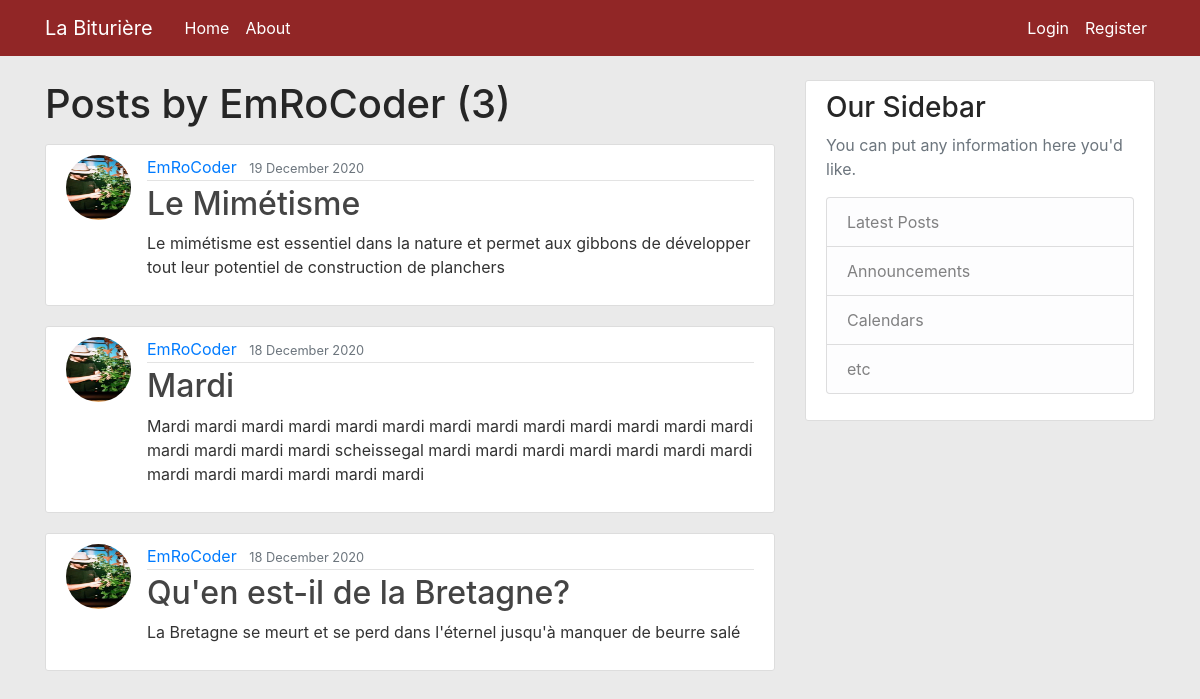
The app's page /user/EmRoCoder with its own data.
### blog/models.py (models this page shows, shortened)
class Post(models.Model):
    title = models.CharField(max_length=100)
    content = models.TextField()
    date_posted = models.DateTimeField(default=timezone.now)
    author = models.ForeignKey(User, on_delete=models.CASCADE)

### users/models.py (models this page shows, shortened)
class Profile(models.Model):
    user = models.OneToOneField(User, on_delete=models.CASCADE)
    image = models.ImageField(default='default.jpg', upload_to='profile_pics')

### blog/views.py (the view)
# urls.py: path('user/<str:username>', UserPostListView.as_view(), name='user-posts'),
class UserPostListView(ListView):
    model = Post
    template_name = 'blog/user_posts.html'
    context_object_name = 'posts'
    ordering = ['-date_posted']
    paginate_by = 5
    def get_queryset(self):
        user = get_object_or_404(User, username=self.kwargs.get('username'))
        return Post.objects.filter(author=user).order_by('-date_posted')

### blog/templates/blog/user_posts.html (shortened to what this page needs)
{% extends "blog/base.html" %}
{% block content %}
    <h1 class="mb-3">Posts by {{ view.kwargs.username }} ({{ page_obj.paginator.count }})</h1>
    {% for post in posts %}
        <article class="media content-section">
          <img class="rounded-circle article-img" src="{{ post.author.profile.image.url }}">
          <div class="media-body">
            <div class="article-metadata">
              <a class="mr-2" href="{% url 'user-posts' post.author.username %}">{{ post.author }}</a>
              <small class="text-muted">{{ post.date_posted|date:"d F Y" }}</small>
            </div>
            <h2><a class="article-title" href="{% url 'post-detail' post.id %}">{{ post.title }}</a></h2>
            <p class="article-content">{{ post.content }}</p>
          </div>
        </article>
    {% endfor %}
{% endblock content %}

### blog/static/blog/main.css (style rules this page uses)
body { background: #eaeaea; color: #333333; margin-top: 5rem; }
h1, h2, h3, h4, h5, h6 { color: #262626; }
.content-section { background: #ffffff; padding: 10px 20px; border: 1px solid #dddddd; border-radius: 3px; margin-bottom: 20px; }
.article-title { color: #444444; }
.article-content { white-space: pre-line; }
.article-img { height: 65px; width: 65px; margin-right: 16px; }
.article-metadata { padding-bottom: 1px; margin-bottom: 4px; border-bottom: 1px solid #e3e3e3 }

### records on screen
Post: author.profile.image (picture), author "EmRoCoder", date_posted "19 December 2020", title "Le Mimétisme", content "Le mimétisme est essentiel dans la nature et permet aux gibbons de développer tout leur potentiel de construction de planchers"
Post: author.profile.image (picture), author "EmRoCoder", date_posted "18 December 2020", title "Mardi", content "Mardi mardi mardi mardi mardi mardi mardi mardi mardi mardi mardi mardi mardi mardi mardi mardi mardi scheissegal mardi mardi mardi mardi mardi mardi mardi mardi mardi mardi mardi mardi mardi"
Post: author.profile.image (picture), author "EmRoCoder", date_posted "18 December 2020", title "Qu'en est-il de la Bretagne?", content "La Bretagne se meurt et se perd dans l'éternel jusqu'à manquer de beurre salé"

### other values on screen
{{ view.kwargs.username }} "EmRoCoder"
{{ page_obj.paginator.count }} "3"
